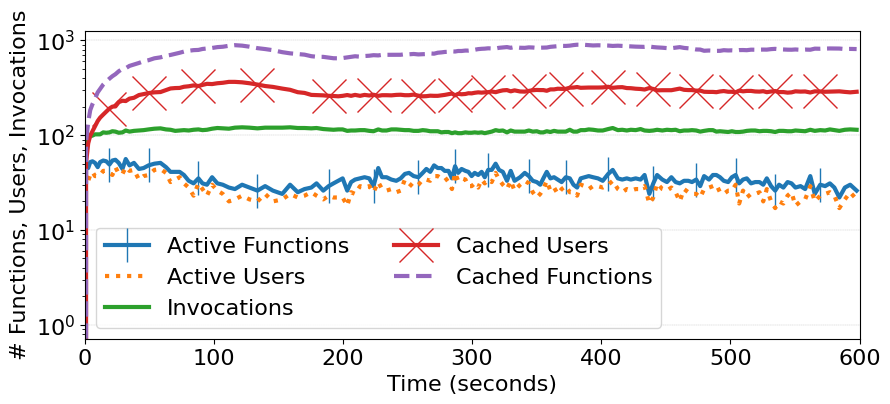

Here is the Python script that generated this plot:
#!/usr/bin/python

import sys
import csv
import io
import matplotlib
import matplotlib.pyplot as plt

# Syntax example: cat plot-data.txt | plot-simulation.py
# data.txt should be a file with six columns.


def read_stdin_xy():
  # Read input from stdin.
  input = sys.stdin.read()

  # Read string as a csv file (line by line, separated by a delimiter).
  reader = csv.reader(io.StringIO(input), delimiter=' ')

  x = []
  yActiveUsers = []
  yActiveFunctions = []
  yCachedActiveUsers = []
  yCachedActiveFunctions = []
  yRunningInvocations = []

  # For each line, split and add to x and or y.
  for cols in reader:
    try:
      xentry = float(cols[0])
      activeUsersEntry = float(cols[1])
      activeFunctionsEntry = float(cols[2])
      cachedActiveUsersEntry = float(cols[3])
      cachedActiveFunctionsEntry = float(cols[4])
      runningInvocationsEntry = float(cols[5])
      x.append(xentry)
      yActiveUsers.append(activeUsersEntry)
      yActiveFunctions.append(activeFunctionsEntry)
      yCachedActiveUsers.append(cachedActiveUsersEntry)
      yCachedActiveFunctions.append(cachedActiveFunctionsEntry)
      yRunningInvocations.append(runningInvocationsEntry)
    except Exception as e:
      print("Warning ignoring " + str(cols))
  return x, yActiveUsers, yActiveFunctions, yCachedActiveUsers, yCachedActiveFunctions, yRunningInvocations


x, activeUsers, activeFunctions, cachedActiveUsers, cachedActiveFunctions, runningInvocations = read_stdin_xy()
first = x[0]
x = [elem - first for elem in x]

# Convert from ms to sec
x = [elem/1000 for elem in x]

matplotlib.rcParams.update({'font.size': 16})
plt.rcParams["figure.figsize"] = (10, 4)
plt.xlabel('Time (seconds)')
plt.ylabel('# Functions, Users, Invocations')
plt.plot(x[::500], activeFunctions[::500],       linewidth=3, marker="|", markersize=25, markevery=10, label='Active Functions')
plt.plot(x[::500], activeUsers[::500],           linewidth=3, linestyle=":",                           label='Active Users')
plt.plot(x[::500], runningInvocations[::500],    linewidth=3, label='Invocations')
plt.plot(x[::500], cachedActiveUsers[::500],     linewidth=3, marker="x", markersize=25, markevery=10, label='Cached Users')
plt.plot(x[::500], cachedActiveFunctions[::500], linewidth=3, linestyle="--",                          label='Cached Functions')
plt.grid(axis = 'y', linestyle = '--', linewidth = 0.25)
plt.yscale('log', base=10)
plt.ylim(ymin=0)
plt.xlim(xmin=0, xmax=600)
plt.legend(loc='lower left', ncol=2)
plt.savefig("azure-users-functions.pdf", bbox_inches='tight')
plt.savefig("azure-users-functions.png", bbox_inches='tight', dpi=300)
plt.show()
